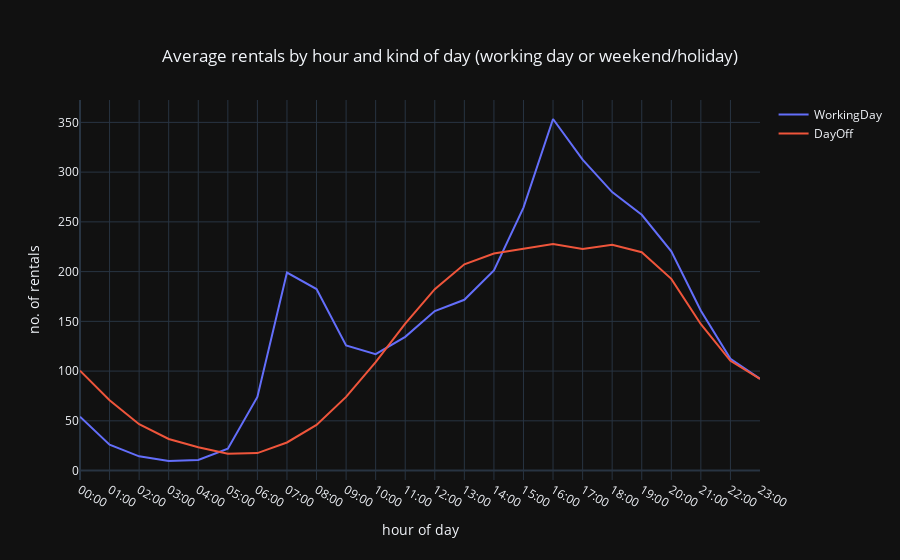

Write notebook code for a chart like this one.
### Markdown cell above
## Average rentals by hour and kind of day (working day or weekend/holiday)  <a id="hourAvgWDPlot"></a>

### Code cell
iplot(hourAvgWDPlot)

### Figure 1 — Plotly figure (JSON) as saved in the notebook; plotly's stock layout.template omitted (floating-point values rounded to 4 significant figures)
{"data": [{"mode": "lines", "name": "WorkingDay", "type": "scatter", "x": [0, 1, 2, 3, 4, 5, 6, 7, 8, 9, 10, 11, 12, 13, 14, 15, 16, 17, 18, 19, 20, 21, 22, 23], "y": [54.19, 26.02, 14.31, 9.617, 10.6, 21.98, 74.01, 199.1, 182.4, 125.8, 117, 134.4, 160.4, 171.7, 201.2, 264.3, 353.4, 312.6, 279.9, 257.1, 220.4, 160.6, 112.4, 92.25]}, {"mode": "lines", "name": "DayOff", "type": "scatter", "x": [0, 1, 2, 3, 4, 5, 6, 7, 8, 9, 10, 11, 12, 13, 14, 15, 16, 17, 18, 19, 20, 21, 22, 23], "y": [100.4, 70.63, 46.57, 31.78, 23.42, 16.92, 17.54, 28.23, 45.89, 74.09, 108.9, 147.7, 182.3, 207.3, 218.2, 223.1, 227.7, 222.8, 226.9, 219.5, 192.7, 147.1, 110.3, 92.12]}], "layout": {"title": {"text": "Average rentals by hour and kind of day (working day or weekend/holiday)", "x": 0.5, "xanchor": "center", "y": 0.9, "yanchor": "middle"}, "xaxis": {"tickmode": "array", "ticktext": ["00:00", "01:00", "02:00", "03:00", "04:00", "05:00", "06:00", "07:00", "08:00", "09:00", "10:00", "11:00", "12:00", "13:00", "14:00", "15:00", "16:00", "17:00", "18:00", "19:00", "20:00", "21:00", "22:00", "23:00"], "tickvals": [0, 1, 2, 3, 4, 5, 6, 7, 8, 9, 10, 11, 12, 13, 14, 15, 16, 17, 18, 19, 20, 21, 22, 23], "title": {"text": "hour of day"}}, "yaxis": {"title": {"text": "no. of rentals"}}}}
